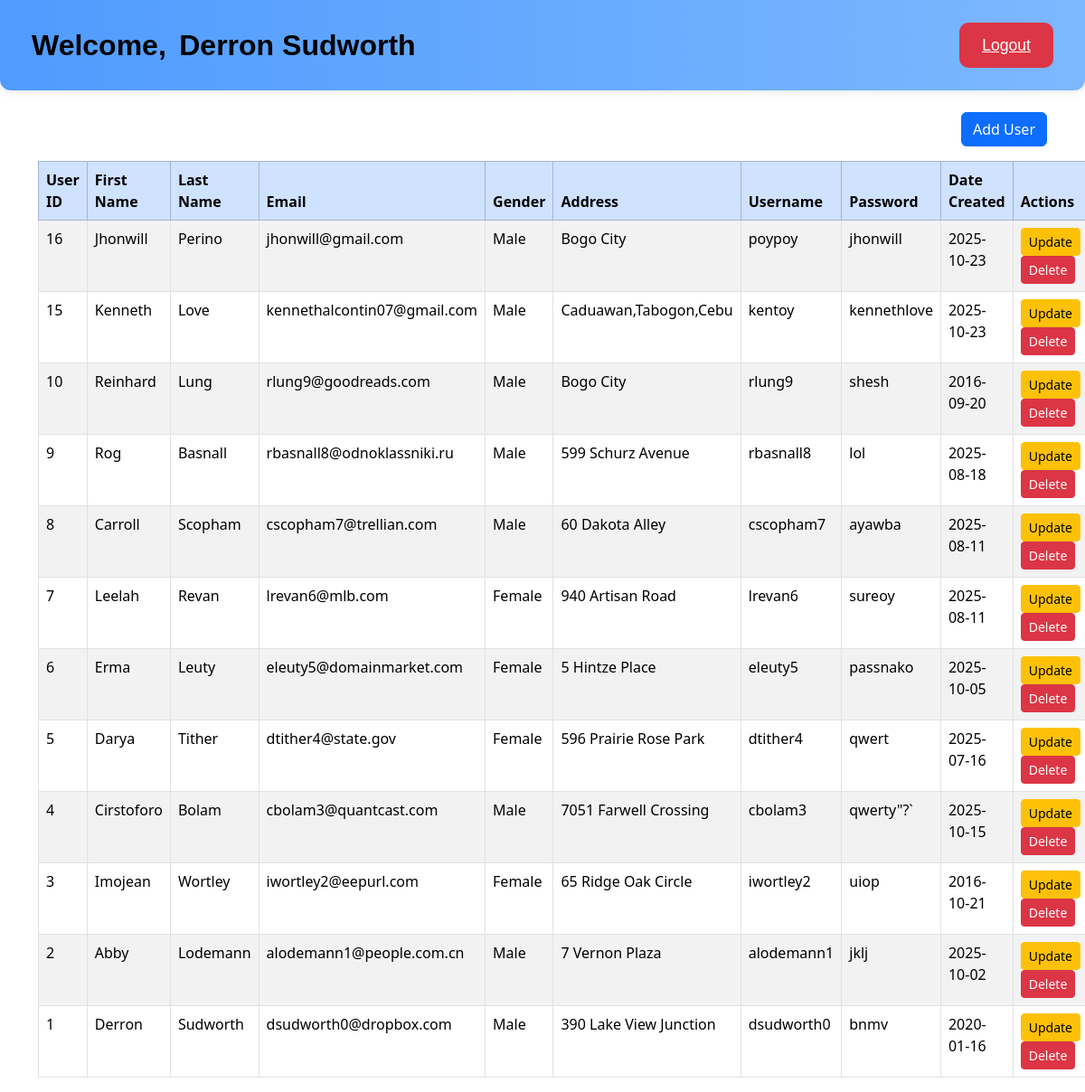
Page /alcontin_project/index.php (signed in) on the committed database.
### tables this page shows
CREATE TABLE `users_table` (
  `user_id` int(100) NOT NULL,
  `first_name` varchar(100) NOT NULL,
  `last_name` varchar(100) NOT NULL,
  `email` varchar(100) NOT NULL,
  `gender` varchar(100) NOT NULL,
  `user_address` varchar(100) NOT NULL,
  `date_created` date NOT NULL DEFAULT current_timestamp(),
  `username` varchar(100) NOT NULL,
  `password` varchar(40) NOT NULL
);

### alcontin_project/classes/User.php (called while the page is built, shortened)
<?php
class User {
    private $connect;
    public function __construct($connect)
    {
        $this->connect = $connect;
    }
    public function getAllUsers() {
        $sql = "SELECT * FROM users_table ORDER BY user_id DESC";
        $stmt = $this->connect->query($sql);
        return $stmt->fetchAll(PDO::FETCH_ASSOC);
    }
}
?>

### alcontin_project/index.php (the view, shortened to what this page needs)
<?php
require_once('connection.php');
require_once('classes/User.php');
$user = new User($connect);
$result = $user->getAllUsers();
?>
<!DOCTYPE html>
<html lang="en">
<head>
    <link href="https://cdn.jsdelivr.net/npm/bootstrap@5.3.8/dist/css/bootstrap.min.css" rel="stylesheet">
</head>
<body>
<div class="welcome-bar">
    <div>
        <span class="welcome-text"> Welcome,</span>
        <span class="welcome-name">
            <?= $_SESSION['first_name'] . " " . $_SESSION['last_name'] ?>
        </span>
    </div>
    <a href="logout.php" class="logout-btn">Logout</a>
</div>
<div class="container pt-4">
    <button type="button" class="btn btn-primary mb-3 float-end" data-bs-toggle="modal" data-bs-target="#insertModal">
        Add User
    </button>
    <table class="table table-striped table-hover table-bordered">
        <thead class="table-primary">
            <tr>
                <th>User ID</th>
                <th>First Name</th>
                <th>Last Name</th>
                <th>Email</th>
                <th>Gender</th>
                <th>Address</th>
                <th>Username</th>
                <th>Password</th>
                <th>Date Created</th>
                <th>Actions</th>
            </tr>
        </thead>
        <tbody>
        <?php foreach ($result as $user): ?>
            <tr>
                <td><?= $user['user_id'] ?></td>
                <td><?= $user['first_name'] ?></td>
                <td><?= $user['last_name'] ?></td>
                <td><?= $user['email'] ?></td>
                <td><?= $user['gender'] ?></td>
                <td><?= $user['user_address'] ?></td>
                <td><?= $user['username'] ?></td>
                <td><?= $user['password'] ?></td>
                <td><?= $user['date_created'] ?></td>
                <td>
                    <button type="button" class="btn btn-warning btn-sm"
                            data-bs-toggle="modal"
                            data-bs-target="#updateModal<?= $user['user_id'] ?>">
                        Update
                    </button>
                    <button type="button" class="btn btn-danger btn-sm"
                            data-bs-toggle="modal"
                            data-bs-target="#deleteModal<?= $user['user_id'] ?>">
                        Delete
                    </button>
                </td>
            </tr>
        <?php endforeach; ?>
        </tbody>
    </table>
</div>
</body>
</html>

### alcontin_project/index.php (style rules this page uses)
.welcome-bar { background: linear-gradient(90deg, #4f9bfeff, #7db8ffff); padding: 25px 35px; font-family: 'Poppins', sans-serif; display: flex; align-items: center; justify-content: space-between; border-radius: 0 0 12px 12px; box-shadow: 0 2px 8px rgba(0,0,0,0.1); }
.welcome-text { font-size: 2rem; font-weight: 800; color: #000; margin-right: 10px; }
.welcome-name { font-size: 2rem; font-weight: 800; color: #000; }
.logout-btn { background-color: #dc3545; border: none; color: white; padding: 12px 25px; border-radius: 10px; font-size: 1.1rem; transition: 0.3s; }

### rows in the picture
users_table: user_id "16", first_name "Jhonwill", last_name "Perino", email "jhonwill@gmail.com", gender "Male", user_address "Bogo City", username "poypoy", password "jhonwill", date_created "2025-10-23"
users_table: user_id "15", first_name "Kenneth", last_name "Love", email "kennethalcontin07@gmail.com", gender "Male", user_address "Caduawan,Tabogon,Cebu", username "kentoy", password "kennethlove", date_created "2025-10-23"
users_table: user_id "10", first_name "Reinhard", last_name "Lung", email "rlung9@goodreads.com", gender "Male", user_address "Bogo City", username "rlung9", password "shesh", date_created "2016-09-20"
users_table: user_id "9", first_name "Rog", last_name "Basnall", email "rbasnall8@odnoklassniki.ru", gender "Male", user_address "599 Schurz Avenue", username "rbasnall8", password "lol", date_created "2025-08-18"
users_table: user_id "8", first_name "Carroll", last_name "Scopham", email "cscopham7@trellian.com", gender "Male", user_address "60 Dakota Alley", username "cscopham7", password "ayawba", date_created "2025-08-11"
users_table: user_id "7", first_name "Leelah", last_name "Revan", email "lrevan6@mlb.com", gender "Female", user_address "940 Artisan Road", username "lrevan6", password "sureoy", date_created "2025-08-11"
users_table: user_id "6", first_name "Erma", last_name "Leuty", email "eleuty5@domainmarket.com", gender "Female", user_address "5 Hintze Place", username "eleuty5", password "passnako", date_created "2025-10-05"
users_table: user_id "5", first_name "Darya", last_name "Tither", email "dtither4@state.gov", gender "Female", user_address "596 Prairie Rose Park", username "dtither4", password "qwert", date_created "2025-07-16"
users_table: user_id "4", first_name "Cirstoforo", last_name "Bolam", email "cbolam3@quantcast.com", gender "Male", user_address "7051 Farwell Crossing", username "cbolam3", password "qwerty\"?`", date_created "2025-10-15"
users_table: user_id "3", first_name "Imojean", last_name "Wortley", email "iwortley2@eepurl.com", gender "Female", user_address "65 Ridge Oak Circle", username "iwortley2", password "uiop", date_created "2016-10-21"
users_table: user_id "2", first_name "Abby", last_name "Lodemann", email "alodemann1@people.com.cn", gender "Male", user_address "7 Vernon Plaza", username "alodemann1", password "jklj", date_created "2025-10-02"
users_table: user_id "1", first_name "Derron", last_name "Sudworth", email "dsudworth0@dropbox.com", gender "Male", user_address "390 Lake View Junction", username "dsudworth0", password "bnmv", date_created "2020-01-16"

### other values in the picture
$_SESSION['first_name'] "Derron"
$_SESSION['last_name'] "Sudworth"
